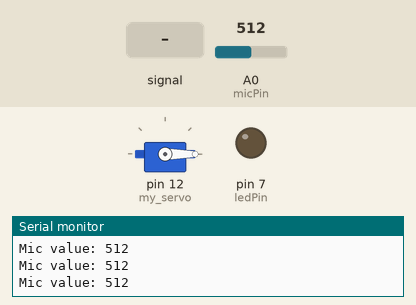
Recording of a sketch running on a simulated Arduino Uno, built with avr-gcc and run on an emulated ATmega328P. Parts: servo, output pins drawn as LEDs (lit = HIGH), the last lines printed to the serial monitor. Dashed ring = blinking. The inputs (shaded band) are chosen by the test bench; at power-on: A0 (micPin) = 512.

Above: at 1.2 s.
1.3 s: A0 (micPin) fed a 200 Hz sine of ±81 counts around its level
At 3.4 s:
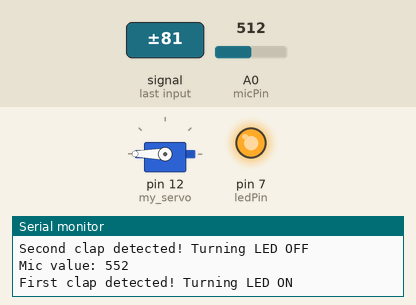
4.3 s: A0 (micPin) set to 306
At 5.1 s:
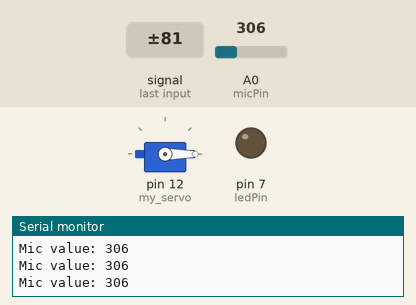
5.8 s: A0 (micPin) set to 516
7.3 s: A0 (micPin) set to 542
At 10.2 s:
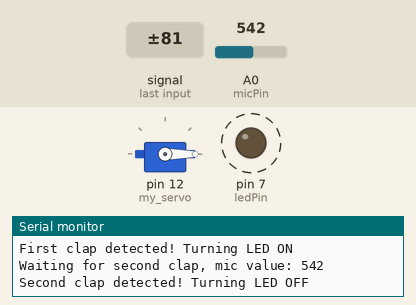
10.3 s: A0 (micPin) set to 511
At 11.3 s:
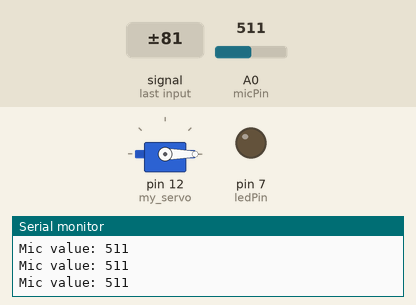
11.8 s: A0 (micPin) fed a 200 Hz sine of ±81 counts around its level
At 14.0 s:
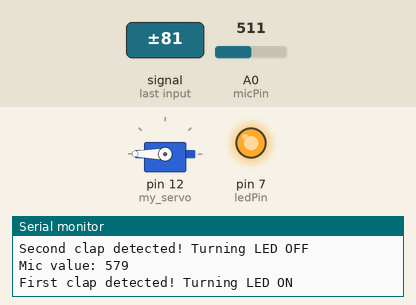
Timing chart, 0 to 15.8 s (numbered marks = the images above; inputs shaded):
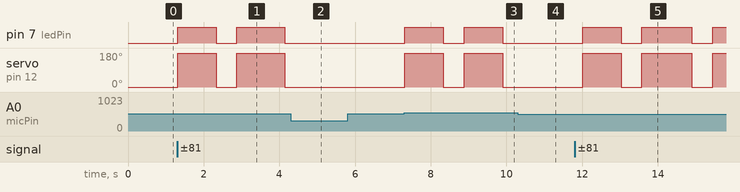

Measured:
- the behaviour switches between 532 and 533 on A0 (micPin) (found by bisection; images 2 and 3)
- after the input at 1.3 s, pin 7 (ledPin): LOW → HIGH at once, → LOW 1.0 s later, → HIGH 0.55 s later, → LOW 1.3 s later; servo on pin 12 (my_servo): 0° → 180° at once, → 0° 1.0 s later, → 180° 0.55 s later, → 0° 1.3 s later
- after the input at 4.3 s, pin 7 (ledPin): stays LOW (without the input it goes to HIGH after 0.40 s); servo on pin 12 (my_servo): stays 0° (without the input it goes to 180° after 0.40 s)
- after the input at 7.3 s, pin 7 (ledPin): alternates HIGH for 1.0 s and LOW for 0.55 s, starting at once; servo on pin 12 (my_servo): alternates 180° for 1.0 s and 0° for 0.55 s, starting at once
- after the input at 10.3 s, pin 7 (ledPin): stays LOW (without the input it goes to HIGH after 0.15 s); servo on pin 12 (my_servo): stays 0° (without the input it goes to 180° after 0.15 s)
- after the input at 11.8 s, pin 7 (ledPin): goes HIGH 1.0 s, LOW 0.55 s, HIGH 1.3 s, LOW 0.55 s, then HIGH, starting after 0.21 s; servo on pin 12 (my_servo): goes 180° 1.0 s, 0° 0.55 s, 180° 1.3 s, 0° 0.55 s, then 180°, starting after 0.21 s

The sketch:

Microphone_Sensor_To_Move_Servo.ino
```cpp
const int micPin = A0;
const int ledPin = 7;
#include <Servo.h> // Import Servo Library

Servo my_servo;

int baseline = 0;         // Baseline sound level when powered on
int clapThreshold = 20;   // Amount above baseline to count as a clap

void setup() {
  pinMode(micPin, INPUT);
  pinMode(ledPin, OUTPUT);
  Serial.begin(9600);

  // Read initial baseline value once at startup
  baseline = analogRead(micPin);
  Serial.print("Baseline sound level: ");
  Serial.println(baseline);
  my_servo.attach(12);
  my_servo.write(0);
  digitalWrite(ledPin, LOW); // Make sure LED is off initially
}

void loop() {
  int micValue = analogRead(micPin);
  Serial.print("Mic value: ");
  Serial.println(micValue);

  // Wait for first clap (sound above baseline + threshold)
  if (micValue > baseline + clapThreshold) {
    Serial.println("First clap detected! Turning LED ON");
    digitalWrite(ledPin, HIGH);
    my_servo.write(180);
    delay(1000); //to prevent it from going immediately into the while loop
    // Now wait inside this while loop for the second clap
    while (true) {
      int micValue2 = analogRead(micPin);
      Serial.print("Waiting for second clap, mic value: ");
      Serial.println(micValue2);

      if (micValue2 > baseline + clapThreshold) {
        Serial.println("Second clap detected! Turning LED OFF");
        digitalWrite(ledPin, LOW);
        my_servo.write(0);
        delay(500);  // Small delay to avoid immediate re-trigger
        break;      // Exit the while loop back to waiting for the first clap
      }
      delay(50);
    }
  }
  delay(50);
}
```
